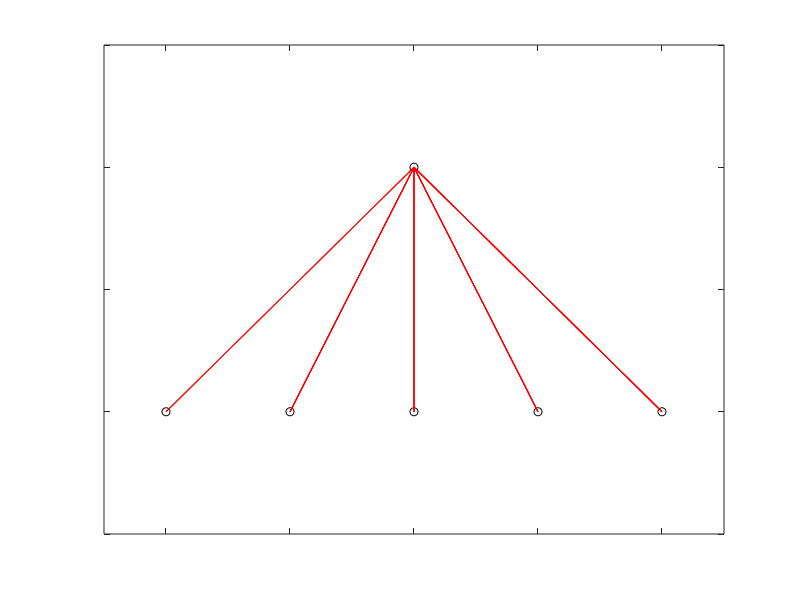
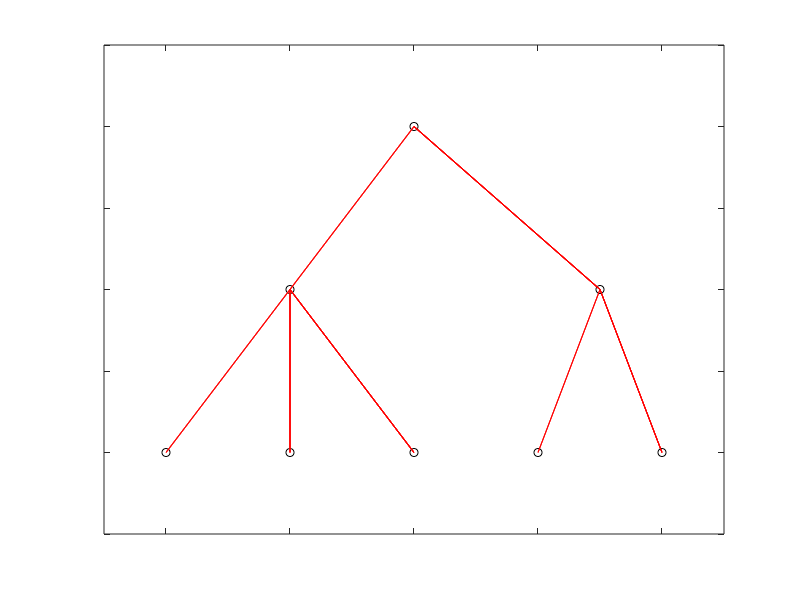

Write the MATLAB code that produced these figures, in order. (Note: this script raises an error after producing the figures.)
%% Table de connectivite
% Les arbres sont des graphs non-orienté, acyclique et connexe. Ils
% representent la facon dont sont regroupee hierarchiquement les
% variables.
% 
% Un simple vecteur suffit a le definir. La ieme cordonnee renvoit au
% noeud auquel elle refere :

% noeud :  1 2 3 4 5 6
connect = [0 1 1 1 1 1];
figure(1)
treeplot(connect);
% On comprend que le noeud 1 est racine (0), et que les autres sont
% rattaches a 1. On peut ainsi definir un arbre plus complique :

% noeud :  1 2 3 4 5 6 7 8
connect = [0 1 1 2 2 3 3 3];
figure(2)
treeplot(connect);

%% Classe TREE
% Cette classe repond aux besoins specifiques de l'utilisation des arbres
% dans le code femobject.
% Les feuilles correspondent aux variables : elles sont automatiquement
% numerotee afin de pouvoir les identifier.
connect = [0 1 2 2 2 5 5 1 8 9 9 8 12 12 12];
T=TREE(connect);
figure(3)
plot(T);

%% Extraire une branche de l'arbre :
ST1 = subtree(T,2);
ST2 = subtree(T,8);
figure(4)
subplot(2,2,[1 2])
plot(T)
subplot(2,2,3)
plot(ST1)
subplot(2,2,4)
plot(ST2)

%% Assemblage d'arbres :
% L'ordre d'assemblage a de l'importance :
AT1 = TREE(ST1,ST2);
AT2 = TREE(ST2,ST1);
figure(5)
subplot(1,2,1)
plot(AT1)
subplot(1,2,2)
plot(AT2)

%% IMPORTANT : quelques conventions d'usage
% Lorsque l'arbre est construit a la main (avec une table de connectivite),
% il faut respecter quelques conditions :
%
% 1 : le premier noeud est TOUJOURS racine (connect = [0 ...])
%
% 2 : les feuilles sont toujours ratachees a un noeud qui ne contient que
%     des feuilles. Par exemple :
connect = [0 1 2 2 1];
INCORRECT=TREE(connect);
connect = [0 1 2 2 1 5];
CORRECT=TREE(connect);
figure(6)
subplot(1,2,1)
plot(INCORRECT);
subplot(1,2,2)
plot(CORRECT);
%     Sur l'arbre incorrect, un solve_alterne (par exemple) va appeler une
%     routine d'une SEPMATRIX sur le noeud 5 qui ne sera pas une SEPMATRIX 
%     (un simple double en l'occurence). L'arbre correct va creer ainsi une
%     SEPMATRIX de dimension 1 sur le neoud 5, ce qui resout le probleme.
%
% 3 : respecter un ordre bien precis pour l'appelation des noeuds. En
%     effet, l'ordre des noeuds influence leur nimerotation :
connect = [0 1 1 2 3 5 5 3 5 8 2 13 2 13 8];
INCORRECT=TREE(connect);
connect = [0 1 2 2 2 5 5 1 8 9 9 8 12 12 12];
CORRECT=TREE(connect);
figure(7)
subplot(1,2,1)
plot(INCORRECT);
subplot(1,2,2)
plot(CORRECT);
%     La regle de numerotation est la suivante : numeroter de bas en haut,
%     puis de gauche a droite. C'est un regle qui permet d'eviter toute
%     confusion dans les choix des dimensions.













